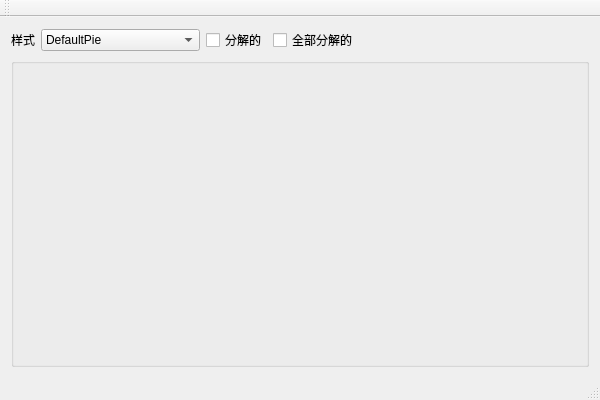
<?xml version="1.0" encoding="UTF-8"?>
<ui version="4.0">
 <class>pietestClass</class>
 <widget class="QMainWindow" name="pietestClass">
  <property name="geometry">
   <rect>
    <x>0</x>
    <y>0</y>
    <width>600</width>
    <height>400</height>
   </rect>
  </property>
  <property name="windowTitle">
   <string>pietest</string>
  </property>
  <widget class="QWidget" name="centralWidget">
   <layout class="QGridLayout" name="gridLayout">
    <item row="0" column="0">
     <widget class="QLabel" name="label">
      <property name="text">
       <string>样式</string>
      </property>
     </widget>
    </item>
    <item row="0" column="1">
     <widget class="QComboBox" name="comboBox">
      <item>
       <property name="text">
        <string>DefaultPie</string>
       </property>
      </item>
      <item>
       <property name="text">
        <string>ConcaveShading</string>
       </property>
      </item>
      <item>
       <property name="text">
        <string>RadialGradient</string>
       </property>
      </item>
      <item>
       <property name="text">
        <string>DountDefault</string>
       </property>
      </item>
      <item>
       <property name="text">
        <string>RingShadingDount</string>
       </property>
      </item>
      <item>
       <property name="text">
        <string>ConcaveShadingDount</string>
       </property>
      </item>
      <item>
       <property name="text">
        <string>8</string>
       </property>
      </item>
     </widget>
    </item>
    <item row="0" column="2">
     <widget class="QCheckBox" name="checkBox">
      <property name="text">
       <string>分解的</string>
      </property>
     </widget>
    </item>
    <item row="0" column="3">
     <widget class="QCheckBox" name="allcheckBox">
      <property name="text">
       <string>全部分解的</string>
      </property>
     </widget>
    </item>
    <item row="0" column="4">
     <spacer name="horizontalSpacer">
      <property name="orientation">
       <enum>Qt::Horizontal</enum>
      </property>
      <property name="sizeHint" stdset="0">
       <size>
        <width>481</width>
        <height>20</height>
       </size>
      </property>
     </spacer>
    </item>
    <item row="1" column="0" colspan="5">
     <widget class="QGroupBox" name="groupBox">
      <property name="title">
       <string/>
      </property>
      <layout class="QGridLayout" name="gridLayout_2"/>
     </widget>
    </item>
   </layout>
  </widget>
  <widget class="QMenuBar" name="menuBar">
   <property name="geometry">
    <rect>
     <x>0</x>
     <y>0</y>
     <width>600</width>
     <height>26</height>
    </rect>
   </property>
  </widget>
  <widget class="QToolBar" name="mainToolBar">
   <attribute name="toolBarArea">
    <enum>TopToolBarArea</enum>
   </attribute>
   <attribute name="toolBarBreak">
    <bool>false</bool>
   </attribute>
  </widget>
  <widget class="QStatusBar" name="statusBar"/>
 </widget>
 <layoutdefault spacing="6" margin="11"/>
 <resources>
  <include location="pietest.qrc"/>
 </resources>
 <connections/>
</ui>
